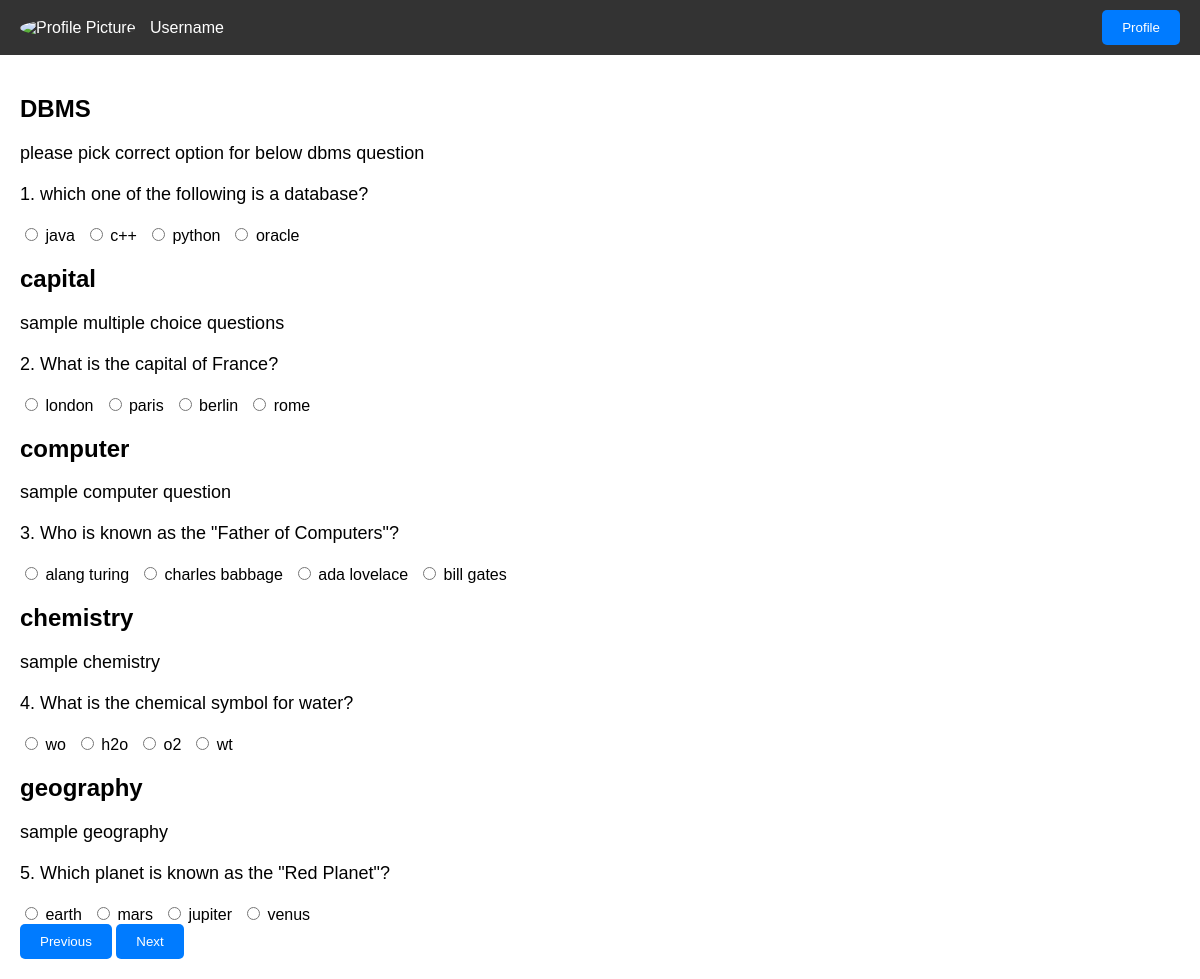
The app's page /exampaper/home/ with its own data.
### exampaper/models.py (models this page shows, shortened)
class Quiz(models.Model):
    title = models.CharField(max_length=100)
    description = models.TextField()

class Question(models.Model):
    quiz = models.ForeignKey(Quiz, on_delete=models.CASCADE)
    question_number = models.IntegerField(default=1)  # Add a default value for question_number
    text = models.TextField()
    option1 = models.CharField(max_length=100)
    option2 = models.CharField(max_length=100)
    option3 = models.CharField(max_length=100)
    option4 = models.CharField(max_length=100)
    correct_option = models.CharField(max_length=100)

### exampaper/views.py (the view)
# urls.py: path('home/', views.home, name= 'home-page'),
def home(request):
    quiz = Quiz.objects.all()
    question =  Question.objects.all()
    quiz_questions = zip(quiz, question)
    context = {
        'quiz_questions' : quiz_questions
    }
    return render(request, 'exampaper/home.html', context)

### exampaper/templates/exampaper/home.html (shortened to what this page needs)
<!DOCTYPE html>
<html lang="en">
<head>
</head>
<body>
<header>
    <div>
        <img src="profile_picture.jpg" alt="Profile Picture">
        <span>Username</span>
    </div>
    <button id="profileBtn">Profile</button>
</header>
<main>
    {% for quiz, question in quiz_questions %}
        <h2 class "quiz">{{quiz.title}}</h2>
        <p class="question">{{quiz.description}}</p>
        <p class="question">{{question.question_number}}. {{question.text}}</p>
        <div class="options">
            <label class="option">
                <input type="radio" name="answer" value = {{question.option1}}> {{question.option1}}
            </label>
            <label class="option">
                <input type="radio" name="answer" value = {{question.option2}}> {{question.option2}}
            </label>
            <label class="option">
                <input type="radio" name="answer" value= {{question.option3}}> {{question.option3}}
            </label>
            <label class="option">
                <input type="radio" name="answer" value= {{question.option4}}"> {{question.option4}}
            </label>
        </div>
    {% endfor %}
    <div>
        <button id="prevBtn">Previous</button>
        <button id="nextBtn">Next</button>
    </div>
</main>
</body>
</html>

### exampaper/templates/exampaper/home.html (style rules this page uses)
body { font-family: Arial, sans-serif; margin: 0; padding: 0; }
header { background-color: #333; color: white; padding: 10px 20px; display: flex; justify-content: space-between; align-items: center; }
header img { width: 30px; height: 30px; border-radius: 50%; margin-right: 10px; }
main { padding: 20px; }
.question { font-size: 18px; margin-bottom: 20px; }
.options { display: flex; flex-wrap: wrap; }
.option { margin-right: 10px; }
button { padding: 10px 20px; background-color: #007bff; color: white; border: none; border-radius: 5px; cursor: pointer; }

### records on screen
Quiz: title "DBMS", description "please pick correct option for below dbms question", question_number "1", text "which one of the following is a database?", option1 "java", option2 "c++", option3 "python", option4 "oracle"
Quiz: title "capital", description "sample multiple choice questions", question_number "2", text "What is the capital of France?", option1 "london", option2 "paris", option3 "berlin", option4 "rome"
Quiz: title "computer", description "sample computer question", question_number "3", text "Who is known as the \"Father of Computers\"?", option1 "alang turing", option2 "charles babbage", option3 "ada lovelace", option4 "bill gates"
Quiz: title "chemistry", description "sample chemistry", question_number "4", text "What is the chemical symbol for water?", option1 "wo", option2 "h2o", option3 "o2", option4 "wt"
Quiz: title "geography", description "sample geography", question_number "5", text "Which planet is known as the \"Red Planet\"?", option1 "earth", option2 "mars", option3 "jupiter", option4 "venus"
